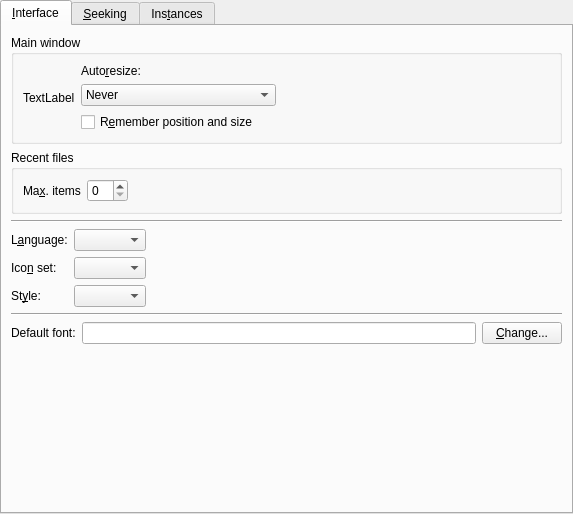
<ui version="4.0" >
 <class>PrefInterface</class>
 <widget class="QWidget" name="PrefInterface" >
  <property name="geometry" >
   <rect>
    <x>0</x>
    <y>0</y>
    <width>573</width>
    <height>514</height>
   </rect>
  </property>
  <property name="windowIcon" >
   <iconset/>
  </property>
  <layout class="QVBoxLayout" >
   <property name="margin" >
    <number>0</number>
   </property>
   <property name="spacing" >
    <number>0</number>
   </property>
   <item>
    <widget class="QTabWidget" name="tabWidget" >
     <property name="currentIndex" >
      <number>0</number>
     </property>
     <widget class="QWidget" name="tab" >
      <attribute name="title" >
       <string>&amp;Interface</string>
      </attribute>
      <layout class="QVBoxLayout" >
       <property name="margin" >
        <number>9</number>
       </property>
       <property name="spacing" >
        <number>6</number>
       </property>
       <item>
        <widget class="QGroupBox" name="groupBox" >
         <property name="title" >
          <string>Main window</string>
         </property>
         <layout class="QHBoxLayout" >
          <property name="margin" >
           <number>9</number>
          </property>
          <property name="spacing" >
           <number>6</number>
          </property>
          <item>
           <widget class="QLabel" name="resize_window_icon" >
            <property name="text" >
             <string>TextLabel</string>
            </property>
           </widget>
          </item>
          <item>
           <layout class="QVBoxLayout" >
            <property name="margin" >
             <number>0</number>
            </property>
            <property name="spacing" >
             <number>6</number>
            </property>
            <item>
             <widget class="QLabel" name="label" >
              <property name="text" >
               <string>Auto&amp;resize:</string>
              </property>
              <property name="buddy" >
               <cstring>mainwindow_resize_combo</cstring>
              </property>
             </widget>
            </item>
            <item>
             <widget class="QComboBox" name="mainwindow_resize_combo" >
              <property name="sizePolicy" >
               <sizepolicy>
                <hsizetype>5</hsizetype>
                <vsizetype>0</vsizetype>
                <horstretch>0</horstretch>
                <verstretch>0</verstretch>
               </sizepolicy>
              </property>
              <item>
               <property name="text" >
                <string>Never</string>
               </property>
              </item>
              <item>
               <property name="text" >
                <string>Whenever it's needed</string>
               </property>
              </item>
              <item>
               <property name="text" >
                <string>Only after loading a new video</string>
               </property>
              </item>
             </widget>
            </item>
            <item>
             <widget class="QCheckBox" name="save_size_check" >
              <property name="text" >
               <string>R&amp;emember position and size</string>
              </property>
             </widget>
            </item>
           </layout>
          </item>
          <item>
           <spacer>
            <property name="orientation" >
             <enum>Qt::Horizontal</enum>
            </property>
            <property name="sizeHint" >
             <size>
              <width>40</width>
              <height>20</height>
             </size>
            </property>
           </spacer>
          </item>
         </layout>
        </widget>
       </item>
       <item>
        <widget class="QGroupBox" name="groupBox_4" >
         <property name="title" >
          <string>Recent files</string>
         </property>
         <layout class="QHBoxLayout" >
          <property name="margin" >
           <number>9</number>
          </property>
          <property name="spacing" >
           <number>6</number>
          </property>
          <item>
           <widget class="QLabel" name="textLabel1_15" >
            <property name="text" >
             <string>Ma&amp;x. items</string>
            </property>
            <property name="wordWrap" >
             <bool>false</bool>
            </property>
            <property name="buddy" >
             <cstring>recents_max_items_spin</cstring>
            </property>
           </widget>
          </item>
          <item>
           <widget class="QSpinBox" name="recents_max_items_spin" >
            <property name="maximum" >
             <number>20</number>
            </property>
            <property name="minimum" >
             <number>0</number>
            </property>
           </widget>
          </item>
          <item>
           <spacer>
            <property name="orientation" >
             <enum>Qt::Horizontal</enum>
            </property>
            <property name="sizeHint" >
             <size>
              <width>40</width>
              <height>20</height>
             </size>
            </property>
           </spacer>
          </item>
         </layout>
        </widget>
       </item>
       <item>
        <widget class="Line" name="line_3" >
         <property name="orientation" >
          <enum>Qt::Horizontal</enum>
         </property>
        </widget>
       </item>
       <item>
        <layout class="QGridLayout" >
         <property name="margin" >
          <number>0</number>
         </property>
         <property name="spacing" >
          <number>6</number>
         </property>
         <item row="2" column="2" >
          <spacer>
           <property name="orientation" >
            <enum>Qt::Horizontal</enum>
           </property>
           <property name="sizeHint" >
            <size>
             <width>40</width>
             <height>20</height>
            </size>
           </property>
          </spacer>
         </item>
         <item row="2" column="0" >
          <widget class="QLabel" name="style_label" >
           <property name="text" >
            <string>St&amp;yle:</string>
           </property>
           <property name="wordWrap" >
            <bool>false</bool>
           </property>
           <property name="buddy" >
            <cstring>style_combo</cstring>
           </property>
          </widget>
         </item>
         <item row="1" column="2" >
          <spacer>
           <property name="orientation" >
            <enum>Qt::Horizontal</enum>
           </property>
           <property name="sizeHint" >
            <size>
             <width>40</width>
             <height>20</height>
            </size>
           </property>
          </spacer>
         </item>
         <item row="0" column="0" >
          <widget class="QLabel" name="textLabel1_18" >
           <property name="text" >
            <string>L&amp;anguage:</string>
           </property>
           <property name="wordWrap" >
            <bool>false</bool>
           </property>
           <property name="buddy" >
            <cstring>language_combo</cstring>
           </property>
          </widget>
         </item>
         <item row="1" column="0" >
          <widget class="QLabel" name="textLabel1_19" >
           <property name="text" >
            <string>Ico&amp;n set:</string>
           </property>
           <property name="wordWrap" >
            <bool>false</bool>
           </property>
           <property name="buddy" >
            <cstring>iconset_combo</cstring>
           </property>
          </widget>
         </item>
         <item row="0" column="2" >
          <spacer>
           <property name="orientation" >
            <enum>Qt::Horizontal</enum>
           </property>
           <property name="sizeHint" >
            <size>
             <width>40</width>
             <height>20</height>
            </size>
           </property>
          </spacer>
         </item>
         <item row="0" column="1" >
          <widget class="MyComboBox" name="language_combo" >
           <property name="sizePolicy" >
            <sizepolicy>
             <hsizetype>5</hsizetype>
             <vsizetype>0</vsizetype>
             <horstretch>0</horstretch>
             <verstretch>0</verstretch>
            </sizepolicy>
           </property>
          </widget>
         </item>
         <item row="1" column="1" >
          <widget class="MyComboBox" name="iconset_combo" >
           <property name="sizePolicy" >
            <sizepolicy>
             <hsizetype>5</hsizetype>
             <vsizetype>0</vsizetype>
             <horstretch>0</horstretch>
             <verstretch>0</verstretch>
            </sizepolicy>
           </property>
          </widget>
         </item>
         <item row="2" column="1" >
          <widget class="MyComboBox" name="style_combo" >
           <property name="sizePolicy" >
            <sizepolicy>
             <hsizetype>5</hsizetype>
             <vsizetype>0</vsizetype>
             <horstretch>0</horstretch>
             <verstretch>0</verstretch>
            </sizepolicy>
           </property>
          </widget>
         </item>
        </layout>
       </item>
       <item>
        <widget class="Line" name="line" >
         <property name="orientation" >
          <enum>Qt::Horizontal</enum>
         </property>
        </widget>
       </item>
       <item>
        <layout class="QHBoxLayout" >
         <property name="margin" >
          <number>0</number>
         </property>
         <property name="spacing" >
          <number>6</number>
         </property>
         <item>
          <widget class="QLabel" name="label_2" >
           <property name="text" >
            <string>Default font:</string>
           </property>
          </widget>
         </item>
         <item>
          <widget class="QLineEdit" name="default_font_edit" >
           <property name="readOnly" >
            <bool>true</bool>
           </property>
          </widget>
         </item>
         <item>
          <widget class="QPushButton" name="changeFontButton" >
           <property name="text" >
            <string>&amp;Change...</string>
           </property>
          </widget>
         </item>
        </layout>
       </item>
       <item>
        <spacer>
         <property name="orientation" >
          <enum>Qt::Vertical</enum>
         </property>
         <property name="sizeHint" >
          <size>
           <width>20</width>
           <height>40</height>
          </size>
         </property>
        </spacer>
       </item>
      </layout>
     </widget>
     <widget class="QWidget" name="tab_3" >
      <attribute name="title" >
       <string>&amp;Seeking</string>
      </attribute>
      <layout class="QGridLayout" >
       <property name="margin" >
        <number>9</number>
       </property>
       <property name="spacing" >
        <number>6</number>
       </property>
       <item row="3" column="1" >
        <spacer>
         <property name="orientation" >
          <enum>Qt::Vertical</enum>
         </property>
         <property name="sizeHint" >
          <size>
           <width>20</width>
           <height>40</height>
          </size>
         </property>
        </spacer>
       </item>
       <item row="0" column="0" >
        <layout class="QVBoxLayout" >
         <property name="margin" >
          <number>0</number>
         </property>
         <property name="spacing" >
          <number>6</number>
         </property>
         <item>
          <widget class="SeekWidget" native="1" name="seek1" />
         </item>
         <item>
          <widget class="SeekWidget" native="1" name="seek2" />
         </item>
         <item>
          <widget class="SeekWidget" native="1" name="seek3" />
         </item>
         <item>
          <widget class="SeekWidget" native="1" name="seek4" />
         </item>
        </layout>
       </item>
       <item row="0" column="1" >
        <spacer>
         <property name="orientation" >
          <enum>Qt::Horizontal</enum>
         </property>
         <property name="sizeHint" >
          <size>
           <width>40</width>
           <height>20</height>
          </size>
         </property>
        </spacer>
       </item>
       <item row="1" column="0" colspan="2" >
        <widget class="Line" name="line_4" >
         <property name="orientation" >
          <enum>Qt::Horizontal</enum>
         </property>
        </widget>
       </item>
       <item row="2" column="0" colspan="2" >
        <layout class="QHBoxLayout" >
         <property name="margin" >
          <number>0</number>
         </property>
         <property name="spacing" >
          <number>6</number>
         </property>
         <item>
          <widget class="QLabel" name="label_3" >
           <property name="text" >
            <string>&amp;Behaviour of time slider:</string>
           </property>
           <property name="buddy" >
            <cstring>timeslider_behaviour_combo</cstring>
           </property>
          </widget>
         </item>
         <item>
          <widget class="QComboBox" name="timeslider_behaviour_combo" >
           <property name="sizePolicy" >
            <sizepolicy>
             <hsizetype>7</hsizetype>
             <vsizetype>0</vsizetype>
             <horstretch>0</horstretch>
             <verstretch>0</verstretch>
            </sizepolicy>
           </property>
           <item>
            <property name="text" >
             <string>Seek to position while dragging</string>
            </property>
           </item>
           <item>
            <property name="text" >
             <string>Seek to position when released</string>
            </property>
           </item>
          </widget>
         </item>
         <item>
          <spacer>
           <property name="orientation" >
            <enum>Qt::Horizontal</enum>
           </property>
           <property name="sizeHint" >
            <size>
             <width>81</width>
             <height>25</height>
            </size>
           </property>
          </spacer>
         </item>
        </layout>
       </item>
      </layout>
     </widget>
     <widget class="QWidget" name="tab_2" >
      <attribute name="title" >
       <string>Ins&amp;tances</string>
      </attribute>
      <layout class="QVBoxLayout" >
       <property name="margin" >
        <number>9</number>
       </property>
       <property name="spacing" >
        <number>6</number>
       </property>
       <item>
        <layout class="QHBoxLayout" >
         <property name="margin" >
          <number>0</number>
         </property>
         <property name="spacing" >
          <number>6</number>
         </property>
         <item>
          <widget class="QLabel" name="instances_icon" >
           <property name="text" >
            <string>TextLabel</string>
           </property>
          </widget>
         </item>
         <item>
          <layout class="QVBoxLayout" >
           <property name="margin" >
            <number>0</number>
           </property>
           <property name="spacing" >
            <number>6</number>
           </property>
           <item>
            <widget class="QCheckBox" name="single_instance_check" >
             <property name="text" >
              <string>&amp;Use only one running instance of SMPlayer</string>
             </property>
            </widget>
           </item>
           <item>
            <widget class="QLabel" name="port_label" >
             <property name="enabled" >
              <bool>false</bool>
             </property>
             <property name="text" >
              <string>SMPlayer will listen to this &amp;port to receive commands from other instances:</string>
             </property>
             <property name="alignment" >
              <set>Qt::AlignVCenter</set>
             </property>
             <property name="wordWrap" >
              <bool>true</bool>
             </property>
             <property name="buddy" >
              <cstring>server_port_spin</cstring>
             </property>
            </widget>
           </item>
           <item>
            <layout class="QHBoxLayout" >
             <property name="margin" >
              <number>0</number>
             </property>
             <property name="spacing" >
              <number>6</number>
             </property>
             <item>
              <spacer>
               <property name="orientation" >
                <enum>Qt::Horizontal</enum>
               </property>
               <property name="sizeType" >
                <enum>QSizePolicy::Fixed</enum>
               </property>
               <property name="sizeHint" >
                <size>
                 <width>61</width>
                 <height>31</height>
                </size>
               </property>
              </spacer>
             </item>
             <item>
              <widget class="QSpinBox" name="server_port_spin" >
               <property name="enabled" >
                <bool>false</bool>
               </property>
               <property name="maximum" >
                <number>10000</number>
               </property>
              </widget>
             </item>
             <item>
              <spacer>
               <property name="orientation" >
                <enum>Qt::Horizontal</enum>
               </property>
               <property name="sizeType" >
                <enum>QSizePolicy::Expanding</enum>
               </property>
               <property name="sizeHint" >
                <size>
                 <width>270</width>
                 <height>31</height>
                </size>
               </property>
              </spacer>
             </item>
            </layout>
           </item>
          </layout>
         </item>
        </layout>
       </item>
       <item>
        <spacer>
         <property name="orientation" >
          <enum>Qt::Vertical</enum>
         </property>
         <property name="sizeHint" >
          <size>
           <width>20</width>
           <height>40</height>
          </size>
         </property>
        </spacer>
       </item>
      </layout>
     </widget>
    </widget>
   </item>
  </layout>
 </widget>
 <customwidgets>
  <customwidget>
   <class>MyComboBox</class>
   <extends>QComboBox</extends>
   <header>mycombobox.h</header>
  </customwidget>
  <customwidget>
   <class>SeekWidget</class>
   <extends>QWidget</extends>
   <header>seekwidget.h</header>
  </customwidget>
 </customwidgets>
 <resources/>
 <connections>
  <connection>
   <sender>single_instance_check</sender>
   <signal>toggled(bool)</signal>
   <receiver>port_label</receiver>
   <slot>setEnabled(bool)</slot>
   <hints>
    <hint type="sourcelabel" >
     <x>225</x>
     <y>47</y>
    </hint>
    <hint type="destinationlabel" >
     <x>225</x>
     <y>84</y>
    </hint>
   </hints>
  </connection>
  <connection>
   <sender>single_instance_check</sender>
   <signal>toggled(bool)</signal>
   <receiver>server_port_spin</receiver>
   <slot>setEnabled(bool)</slot>
   <hints>
    <hint type="sourcelabel" >
     <x>225</x>
     <y>47</y>
    </hint>
    <hint type="destinationlabel" >
     <x>109</x>
     <y>126</y>
    </hint>
   </hints>
  </connection>
 </connections>
</ui>
